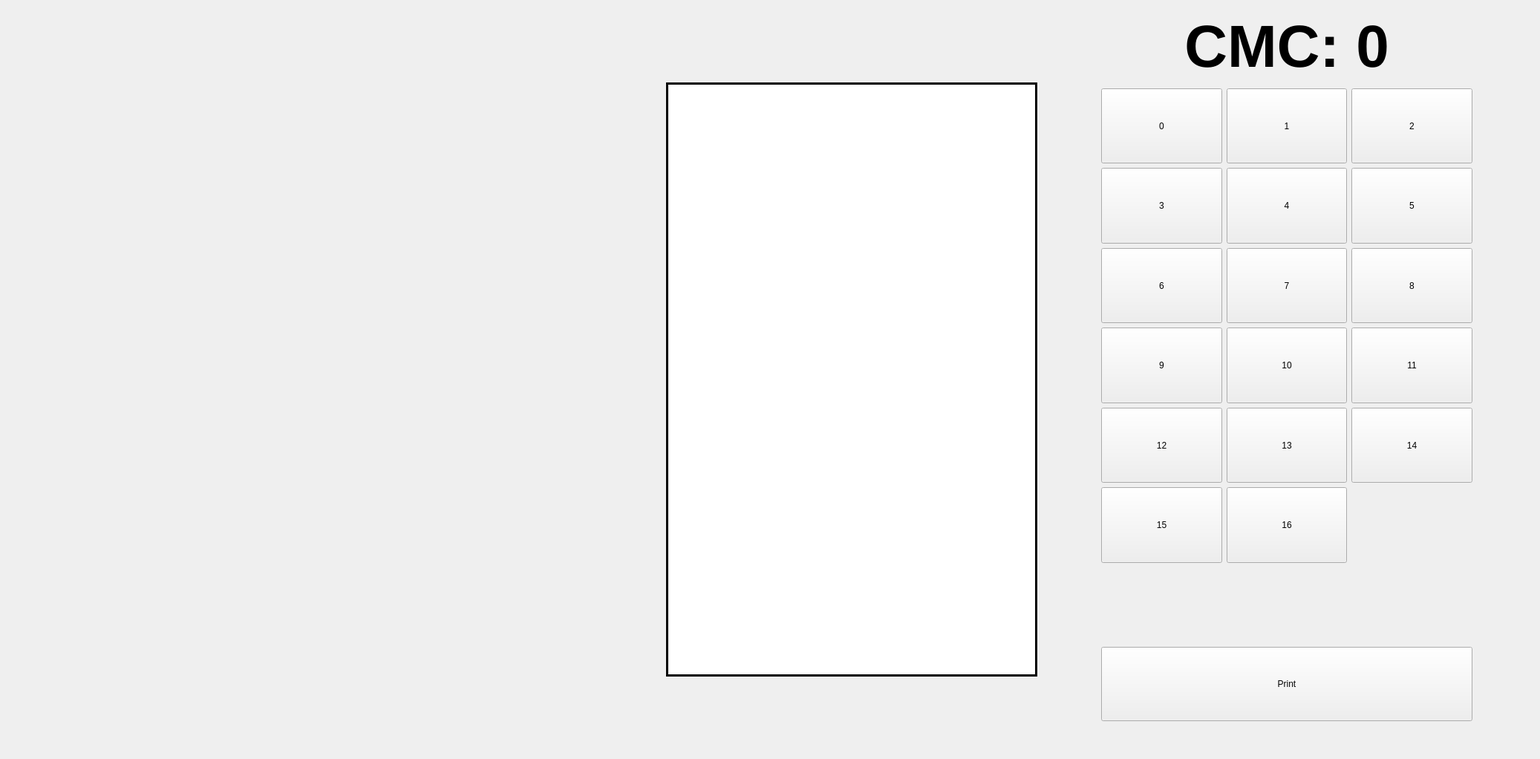
      <widget class="QWidget" name="momir_tab">
       <attribute name="title">
        <string>  Momir  </string>
       </attribute>
       <layout class="QGridLayout" name="gridLayout_3">
        <item row="0" column="0">
         <spacer name="horizontalSpacer">
          <property name="orientation">
           <enum>Qt::Orientation::Horizontal</enum>
          </property>
          <property name="sizeHint" stdset="0">
           <size>
            <width>40</width>
            <height>20</height>
           </size>
          </property>
         </spacer>
        </item>
        <item row="0" column="2">
         <spacer name="horizontalSpacer_2">
          <property name="orientation">
           <enum>Qt::Orientation::Horizontal</enum>
          </property>
          <property name="sizeHint" stdset="0">
           <size>
            <width>40</width>
            <height>20</height>
           </size>
          </property>
         </spacer>
        </item>
        <item row="0" column="5">
         <layout class="QVBoxLayout" name="verticalLayout">
          <item>
           <layout class="QGridLayout" name="gridLayout">
            <property name="sizeConstraint">
             <enum>QLayout::SizeConstraint::SetMinAndMaxSize</enum>
            </property>
            <property name="leftMargin">
             <number>40</number>
            </property>
            <property name="topMargin">
             <number>0</number>
            </property>
            <property name="rightMargin">
             <number>40</number>
            </property>
            <property name="bottomMargin">
             <number>40</number>
            </property>
            <item row="7" column="3">
             <widget class="QPushButton" name="button_14">
              <property name="sizePolicy">
               <sizepolicy hsizetype="Maximum" vsizetype="Maximum">
                <horstretch>0</horstretch>
                <verstretch>0</verstretch>
               </sizepolicy>
              </property>
              <property name="minimumSize">
               <size>
                <width>100</width>
                <height>100</height>
               </size>
              </property>
              <property name="maximumSize">
               <size>
                <width>5000</width>
                <height>5000</height>
               </size>
              </property>
              <property name="text">
               <string>14</string>
              </property>
             </widget>
            </item>
            <item row="4" column="3">
             <widget class="QPushButton" name="button_8">
              <property name="sizePolicy">
               <sizepolicy hsizetype="Maximum" vsizetype="Maximum">
                <horstretch>0</horstretch>
                <verstretch>0</verstretch>
               </sizepolicy>
              </property>
              <property name="minimumSize">
               <size>
                <width>100</width>
                <height>100</height>
               </size>
              </property>
              <property name="maximumSize">
               <size>
                <width>5000</width>
                <height>5000</height>
               </size>
              </property>
              <property name="text">
               <string>8</string>
              </property>
             </widget>
            </item>
            <item row="4" column="2">
             <widget class="QPushButton" name="button_7">
              <property name="sizePolicy">
               <sizepolicy hsizetype="Maximum" vsizetype="Maximum">
                <horstretch>0</horstretch>
                <verstretch>0</verstretch>
               </sizepolicy>
              </property>
              <property name="minimumSize">
               <size>
                <width>100</width>
                <height>100</height>
               </size>
              </property>
              <property name="maximumSize">
               <size>
                <width>5000</width>
                <height>5000</height>
               </size>
              </property>
              <property name="text">
               <string>7</string>
              </property>
             </widget>
            </item>
            <item row="4" column="1">
             <widget class="QPushButton" name="button_6">
              <property name="sizePolicy">
               <sizepolicy hsizetype="Maximum" vsizetype="Maximum">
                <horstretch>0</horstretch>
                <verstretch>0</verstretch>
               </sizepolicy>
              </property>
              <property name="minimumSize">
               <size>
                <width>100</width>
                <height>100</height>
               </size>
              </property>
              <property name="maximumSize">
               <size>
                <width>5000</width>
                <height>5000</height>
               </size>
              </property>
              <property name="text">
               <string>6</string>
              </property>
             </widget>
            </item>
            <item row="5" column="3">
             <widget class="QPushButton" name="button_11">
              <property name="sizePolicy">
               <sizepolicy hsizetype="Maximum" vsizetype="Maximum">
                <horstretch>0</horstretch>
                <verstretch>0</verstretch>
               </sizepolicy>
              </property>
              <property name="minimumSize">
               <size>
                <width>100</width>
                <height>100</height>
               </size>
              </property>
              <property name="maximumSize">
               <size>
                <width>5000</width>
                <height>5000</height>
               </size>
              </property>
              <property name="text">
               <string>11</string>
              </property>
             </widget>
            </item>
            <item row="3" column="1">
             <widget class="QPushButton" name="button_3">
              <property name="sizePolicy">
               <sizepolicy hsizetype="Maximum" vsizetype="Maximum">
                <horstretch>0</horstretch>
                <verstretch>0</verstretch>
               </sizepolicy>
              </property>
              <property name="minimumSize">
               <size>
                <width>100</width>
                <height>100</height>
               </size>
              </property>
              <property name="maximumSize">
               <size>
                <width>5000</width>
                <height>5000</height>
               </size>
              </property>
              <property name="text">
               <string>3</string>
              </property>
              <property name="flat">
               <bool>false</bool>
              </property>
             </widget>
            </item>
            <item row="1" column="3">
             <widget class="QPushButton" name="button_2">
              <property name="sizePolicy">
               <sizepolicy hsizetype="Maximum" vsizetype="Maximum">
                <horstretch>0</horstretch>
                <verstretch>0</verstretch>
               </sizepolicy>
              </property>
              <property name="minimumSize">
               <size>
                <width>100</width>
                <height>100</height>
               </size>
              </property>
              <property name="maximumSize">
               <size>
                <width>5000</width>
                <height>5000</height>
               </size>
              </property>
              <property name="text">
               <string>2</string>
              </property>
             </widget>
            </item>
            <item row="3" column="3">
             <widget class="QPushButton" name="button_5">
              <property name="sizePolicy">
               <sizepolicy hsizetype="Maximum" vsizetype="Maximum">
                <horstretch>0</horstretch>
                <verstretch>0</verstretch>
               </sizepolicy>
              </property>
              <property name="minimumSize">
               <size>
                <width>100</width>
                <height>100</height>
               </size>
              </property>
              <property name="maximumSize">
               <size>
                <width>5000</width>
                <height>5000</height>
               </size>
              </property>
              <property name="text">
               <string>5</string>
              </property>
             </widget>
            </item>
            <item row="7" column="1">
             <widget class="QPushButton" name="button_12">
              <property name="sizePolicy">
               <sizepolicy hsizetype="Maximum" vsizetype="Maximum">
                <horstretch>0</horstretch>
                <verstretch>0</verstretch>
               </sizepolicy>
              </property>
              <property name="minimumSize">
               <size>
                <width>100</width>
                <height>100</height>
               </size>
              </property>
              <property name="maximumSize">
               <size>
                <width>5000</width>
                <height>5000</height>
               </size>
              </property>
              <property name="text">
               <string>12</string>
              </property>
             </widget>
            </item>
            <item row="1" column="2">
             <widget class="QPushButton" name="button_1">
              <property name="sizePolicy">
               <sizepolicy hsizetype="Maximum" vsizetype="Maximum">
                <horstretch>0</horstretch>
                <verstretch>0</verstretch>
               </sizepolicy>
              </property>
              <property name="minimumSize">
               <size>
                <width>100</width>
                <height>100</height>
               </size>
              </property>
              <property name="maximumSize">
               <size>
                <width>5000</width>
                <height>5000</height>
               </size>
              </property>
              <property name="text">
               <string>1</string>
              </property>
             </widget>
            </item>
            <item row="10" column="1" colspan="3">
             <widget class="QPushButton" name="button_print_card">
              <property name="minimumSize">
               <size>
                <width>500</width>
                <height>100</height>
               </size>
              </property>
              <property name="text">
               <string>Print</string>
              </property>
             </widget>
            </item>
            <item row="8" column="1">
             <widget class="QPushButton" name="button_15">
              <property name="sizePolicy">
               <sizepolicy hsizetype="Maximum" vsizetype="Maximum">
                <horstretch>0</horstretch>
                <verstretch>0</verstretch>
               </sizepolicy>
              </property>
              <property name="minimumSize">
               <size>
                <width>100</width>
                <height>100</height>
               </size>
              </property>
              <property name="maximumSize">
               <size>
                <width>5000</width>
                <height>5000</height>
               </size>
              </property>
              <property name="styleSheet">
               <string notr="true"/>
              </property>
              <property name="text">
               <string>15</string>
              </property>
             </widget>
            </item>
            <item row="1" column="1">
             <widget class="QPushButton" name="button_0">
              <property name="sizePolicy">
               <sizepolicy hsizetype="Maximum" vsizetype="Maximum">
                <horstretch>0</horstretch>
                <verstretch>0</verstretch>
               </sizepolicy>
              </property>
              <property name="minimumSize">
               <size>
                <width>100</width>
                <height>100</height>
               </size>
              </property>
              <property name="maximumSize">
               <size>
                <width>5000</width>
                <height>5000</height>
               </size>
              </property>
              <property name="autoFillBackground">
               <bool>false</bool>
              </property>
              <property name="text">
               <string>0</string>
              </property>
             </widget>
            </item>
            <item row="3" column="2">
             <widget class="QPushButton" name="button_4">
              <property name="sizePolicy">
               <sizepolicy hsizetype="Maximum" vsizetype="Maximum">
                <horstretch>0</horstretch>
                <verstretch>0</verstretch>
               </sizepolicy>
              </property>
              <property name="minimumSize">
               <size>
                <width>100</width>
                <height>100</height>
               </size>
              </property>
              <property name="maximumSize">
               <size>
                <width>5000</width>
                <height>5000</height>
               </size>
              </property>
              <property name="text">
               <string>4</string>
              </property>
             </widget>
            </item>
            <item row="0" column="1" colspan="3">
             <widget class="QLabel" name="cmc_label">
              <property name="font">
               <font>
                <pointsize>60</pointsize>
                <bold>true</bold>
               </font>
              </property>
              <property name="text">
               <string>CMC: 0</string>
              </property>
              <property name="alignment">
               <set>Qt::AlignmentFlag::AlignCenter</set>
              </property>
             </widget>
            </item>
            <item row="8" column="2">
             <widget class="QPushButton" name="button_16">
              <property name="sizePolicy">
               <sizepolicy hsizetype="Maximum" vsizetype="Maximum">
                <horstretch>0</horstretch>
                <verstretch>0</verstretch>
               </sizepolicy>
              </property>
              <property name="minimumSize">
               <size>
                <width>100</width>
                <height>100</height>
               </size>
              </property>
              <property name="maximumSize">
               <size>
                <width>5000</width>
                <height>5000</height>
               </size>
              </property>
              <property name="text">
               <string>16</string>
              </property>
             </widget>
            </item>
            <item row="5" column="1">
             <widget class="QPushButton" name="button_9">
              <property name="sizePolicy">
               <sizepolicy hsizetype="Maximum" vsizetype="Maximum">
                <horstretch>0</horstretch>
                <verstretch>0</verstretch>
               </sizepolicy>
              </property>
              <property name="minimumSize">
               <size>
                <width>100</width>
                <height>100</height>
               </size>
              </property>
              <property name="maximumSize">
               <size>
                <width>5000</width>
                <height>5000</height>
               </size>
              </property>
              <property name="text">
               <string>9</string>
              </property>
             </widget>
            </item>
            <item row="5" column="2">
             <widget class="QPushButton" name="button_10">
              <property name="sizePolicy">
               <sizepolicy hsizetype="Maximum" vsizetype="Maximum">
                <horstretch>0</horstretch>
                <verstretch>0</verstretch>
               </sizepolicy>
              </property>
              <property name="minimumSize">
               <size>
                <width>100</width>
                <height>100</height>
               </size>
              </property>
              <property name="maximumSize">
               <size>
                <width>5000</width>
                <height>5000</height>
               </size>
              </property>
              <property name="text">
               <string>10</string>
              </property>
             </widget>
            </item>
            <item row="7" column="2">
             <widget class="QPushButton" name="button_13">
              <property name="sizePolicy">
               <sizepolicy hsizetype="Maximum" vsizetype="Maximum">
                <horstretch>0</horstretch>
                <verstretch>0</verstretch>
               </sizepolicy>
              </property>
              <property name="minimumSize">
               <size>
                <width>100</width>
                <height>100</height>
               </size>
              </property>
              <property name="maximumSize">
               <size>
                <width>5000</width>
                <height>5000</height>
               </size>
              </property>
              <property name="text">
               <string>13</string>
              </property>
             </widget>
            </item>
            <item row="9" column="1">
             <widget class="QLabel" name="label_3">
              <property name="text">
               <string/>
              </property>
             </widget>
            </item>
           </layout>
          </item>
         </layout>
        </item>
        <item row="0" column="4">
         <spacer name="horizontalSpacer_3">
          <property name="orientation">
           <enum>Qt::Orientation::Horizontal</enum>
          </property>
          <property name="sizeHint" stdset="0">
           <size>
            <width>40</width>
            <height>20</height>
           </size>
          </property>
         </spacer>
        </item>
        <item row="0" column="1">
         <layout class="QHBoxLayout" name="horizontalLayout">
          <item>
           <widget class="QLabel" name="card_display">
            <property name="minimumSize">
             <size>
              <width>800</width>
              <height>1000</height>
             </size>
            </property>
            <property name="frameShape">
             <enum>QFrame::Shape::NoFrame</enum>
            </property>
            <property name="text">
             <string/>
            </property>
            <property name="pixmap">
             <pixmap>Magic_card_back.png</pixmap>
            </property>
            <property name="scaledContents">
             <bool>false</bool>
            </property>
            <property name="alignment">
             <set>Qt::AlignmentFlag::AlignCenter</set>
            </property>
            <property name="margin">
             <number>0</number>
            </property>
           </widget>
          </item>
         </layout>
        </item>
        <item row="0" column="3">
         <layout class="QGridLayout" name="gridLayout_2">
          <item row="3" column="0">
           <spacer name="verticalSpacer">
            <property name="orientation">
             <enum>Qt::Orientation::Vertical</enum>
            </property>
            <property name="sizeHint" stdset="0">
             <size>
              <width>20</width>
              <height>40</height>
             </size>
            </property>
           </spacer>
          </item>
          <item row="1" column="0">
           <spacer name="verticalSpacer_3">
            <property name="orientation">
             <enum>Qt::Orientation::Vertical</enum>
            </property>
            <property name="sizeHint" stdset="0">
             <size>
              <width>20</width>
              <height>40</height>
             </size>
            </property>
           </spacer>
          </item>
          <item row="2" column="0">
           <widget class="QListWidget" name="action_list">
            <property name="minimumSize">
             <size>
              <width>500</width>
              <height>800</height>
             </size>
            </property>
            <property name="font">
             <font>
              <pointsize>25</pointsize>
              <bold>true</bold>
             </font>
            </property>
            <property name="frameShape">
             <enum>QFrame::Shape::Box</enum>
            </property>
            <property name="frameShadow">
             <enum>QFrame::Shadow::Plain</enum>
            </property>
            <property name="lineWidth">
             <number>3</number>
            </property>
            <property name="midLineWidth">
             <number>3</number>
            </property>
            <property name="verticalScrollBarPolicy">
             <enum>Qt::ScrollBarPolicy::ScrollBarAlwaysOff</enum>
            </property>
            <property name="horizontalScrollBarPolicy">
             <enum>Qt::ScrollBarPolicy::ScrollBarAlwaysOff</enum>
            </property>
            <property name="dragDropMode">
             <enum>QAbstractItemView::DragDropMode::DragOnly</enum>
            </property>
            <property name="defaultDropAction">
             <enum>Qt::DropAction::IgnoreAction</enum>
            </property>
            <property name="alternatingRowColors">
             <bool>true</bool>
            </property>
            <property name="textElideMode">
             <enum>Qt::TextElideMode::ElideLeft</enum>
            </property>
            <property name="movement">
             <enum>QListView::Movement::Free</enum>
            </property>
            <property name="resizeMode">
             <enum>QListView::ResizeMode::Fixed</enum>
            </property>
            <property name="spacing">
             <number>5</number>
            </property>
            <property name="batchSize">
             <number>10</number>
            </property>
            <property name="wordWrap">
             <bool>true</bool>
            </property>
            <property name="itemAlignment">
             <set>Qt::AlignmentFlag::AlignCenter</set>
            </property>
            <property name="sortingEnabled">
             <bool>false</bool>
            </property>
           </widget>
          </item>
         </layout>
        </item>
        <item row="0" column="6">
         <spacer name="horizontalSpacer_4">
          <property name="orientation">
           <enum>Qt::Orientation::Horizontal</enum>
          </property>
          <property name="sizeHint" stdset="0">
           <size>
            <width>40</width>
            <height>20</height>
           </size>
          </property>
         </spacer>
        </item>
       </layout>
      </widget>
